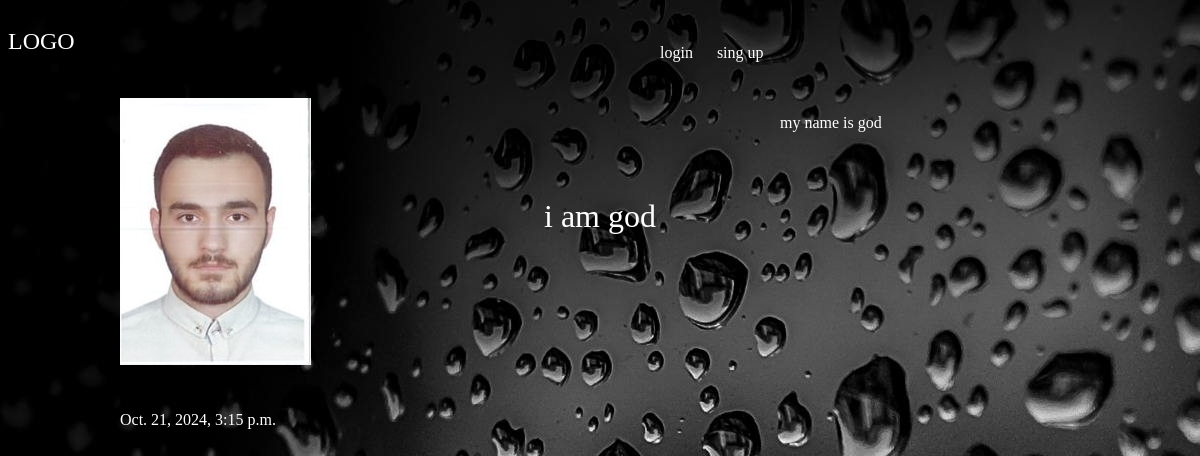
The app's page /articles/i-am-god with its own data.
### articles/models.py (models this page shows, shortened)
class Article(models.Model):
    title=models.CharField(max_length=100)
    slug=models.SlugField(max_length=100)
    body=models.TextField()
    date=models.DateTimeField(auto_now_add=True)
    image=models.ImageField(default='default.jpg',blank=True)
    author=models.ForeignKey(User,on_delete=models.CASCADE,default=None)

### articles/views.py (the view)
# urls.py: path('<slug>',views.articles_detail,name="Detail"),
def articles_detail(request,slug):
    article=models.Article.objects.get(slug=slug)
    return render(request,'articles/article_detail.html',{'article':article})

### articles/templates/articles/article_detail.html
{% extends 'base.html' %}
{% block content %}
    <div class="article_detail">
         <div class="articles">
             <img src ="{{ article.image.url }}" alt="">
            <h1>{{article.title}}</h1>
            <p>{{article.body}}</p>
              <p>{{ article.date }}</p>
        </div>
    </div>
{% endblock %}

### assets/stylesheet.css (style rules this page uses)
body { background-color: #0f121f; background-image: url(w.jpg); background-repeat:no-repeat; background-attachment: fixed; color: white; }
h1,h2,h3,h4 { font-weight: normal; margin:0; }
div.wrapper h1 { text-align: center; margin: 100px auto; text-size :2.4em; }
.articles { display: grid; grid-template-columns: 1fr 1fr 1fr; grid-gap: 30px; }

### records on screen
Article: image (picture), title "i am god", body "my name is god", date "Oct. 21, 2024, 3:15 p.m."
